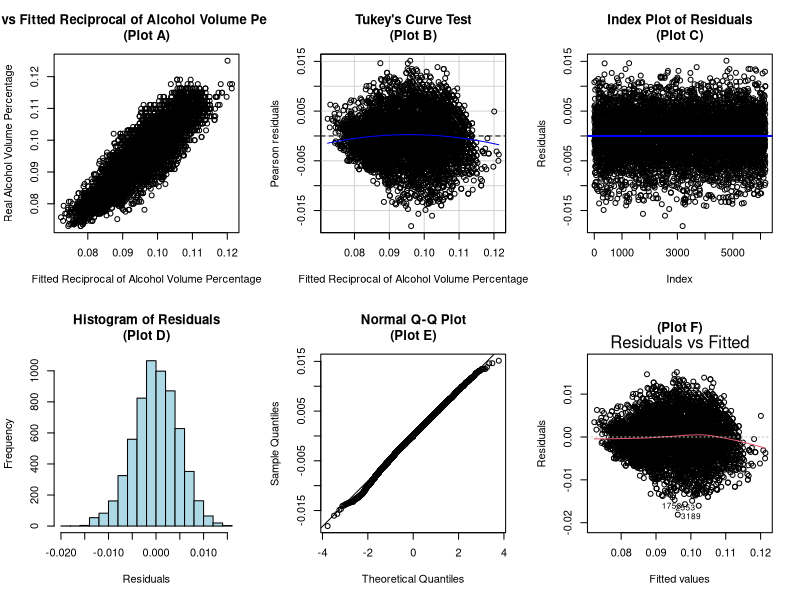
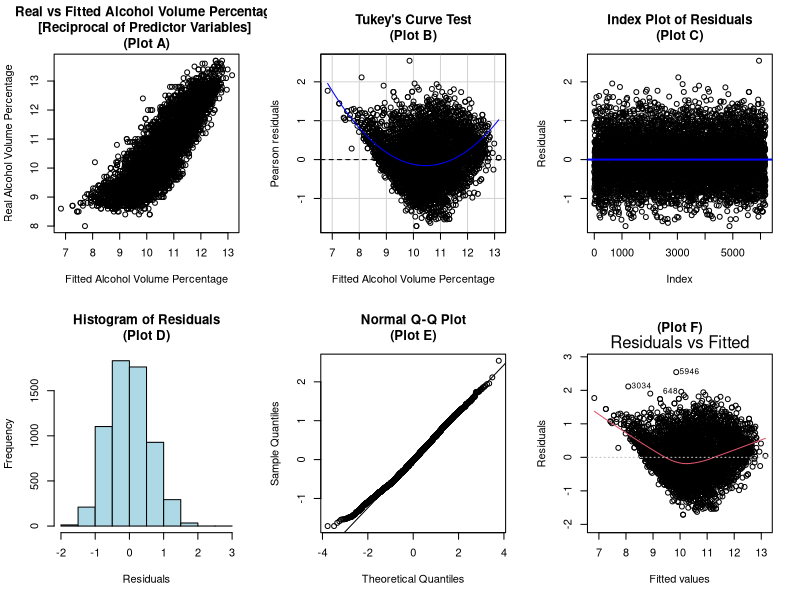
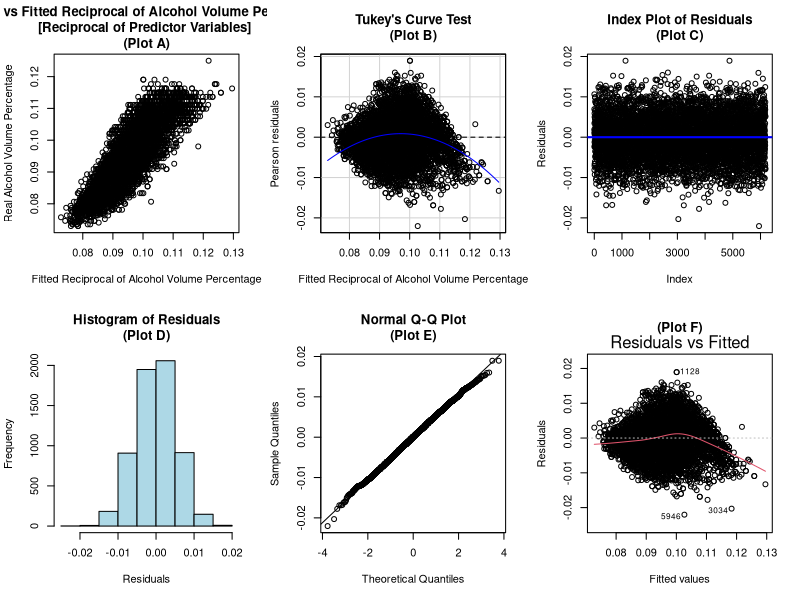

These figures' R source, in order:
# Derin Gezgin | Johnny Andreasen | Sababa Ahmed
# Fall 2024 | STA 207: Advanced Regression Techniques
# Data Analysis Project | Complete Code
# 7. Applying the reciprocal Transformation to response and/or predictor variables
#
#
#

library(car)
library(lmtest)

################## FUNCTION FOR CHECKING LINE CONDITIONS##################

line_assumption_checks = function(y_var, model, model_type, y_lab) {
    # Setting up the grid-space for plotting
    par(mfrow = c(2, 3))
    
    ##### Checking for the Linearity Assumption #####
    # Real vs Fitted Values Plot #
    plot(x = model$fitted.values,
         y = y_var,
         xlab = paste("Fitted", y_lab), 
         ylab = "Real Alcohol Volume Percentage", 
         main = paste("Real vs Fitted", model_type, "\n(Plot A)"))
    abline(h = 0, col = "red", lwd = 2)
    
    # Tukey Test #
    tukey.test = residualPlot(model,
                              main = "Tukey's Curve Test\n(Plot B)",
                              xlab=paste("Fitted", y_lab))
    print(tukey.test)
    
    ##### Checking the Independence Assumption #####
    # Index Plot of Residuals #
    plot(model$residuals, 
         ylab = "Residuals", 
         xlab = "Index", 
         main = "Index Plot of Residuals\n(Plot C)")
    abline(h = mean(model$residuals), col = "blue", lwd = 2)
    
    ##### Checking the Normality Assumption #####
    # Histogram of Residuals #
    hist(model$residuals, 
         main = "Histogram of Residuals\n(Plot D)", 
         xlab = "Residuals", 
         col = "lightblue", 
         border = "black")
    
    # Q-Q Plot #
    qqnorm(model$residuals, main = "Normal Q-Q Plot\n(Plot E)")
    qqline(model$residuals)
    
    ##### Homoscedasticity Assumption #####
    # Residuals vs Fitted Values Plot #
    plot(model, 
         which = 1,
         main=paste("(Plot F)"))
    
    # BP Test #
    bp_test = bptest(model)
    print(bp_test)
    
    # Reset plotting layout
    par(mfrow = c(1, 1))
}
################################################################################

### Loading Data ###
wine_data = read.csv("winequality_cleaned.csv")

# As the data was manually merged, this shuffles the data -with a set random seed-
# to ensure that there is no bias because of the index of data.
PCH = 19
CEX = 0.3


### Response Variable ###
Y = wine_data$alcohol

### Predictor Variables ###
X1 = wine_data$residual.sugar
X2 = wine_data$density
X3 = wine_data$pH
X4 = wine_data$fixed.acidity

### 1. Taking the reciprocal of the response variable ###
reciprocal_Y = 1/Y
reciprocal_X1 = 1/X1
reciprocal_X2 = 1/X2
reciprocal_X3 = 1/X3
reciprocal_X4 = 1/X4

reciprocal_response_model = lm(reciprocal_Y ~ X1 + X2 + X3 + X4)
summary(reciprocal_response_model)

line_assumption_checks(1/Y, reciprocal_response_model, "Reciprocal of Alcohol Volume Percentage", "Reciprocal of Alcohol Volume Percentage")

### 2. Taking the reciprocal of the predictor variables ###

reciprocal_predictor_model = lm(Y ~ reciprocal_X1 + reciprocal_X2 + reciprocal_X3 + reciprocal_X4)
summary(reciprocal_predictor_model)
line_assumption_checks(Y, reciprocal_predictor_model, "Alcohol Volume Percentage\n[Reciprocal of Predictor Variables]", "Alcohol Volume Percentage")

### 3. Model with both response and predictor variables as reciprocal transformed ###
reciprocal_complete_model = lm(reciprocal_Y ~ reciprocal_X1 + reciprocal_X2 + reciprocal_X3 + reciprocal_X4)
summary(reciprocal_complete_model)
line_assumption_checks(1/Y, reciprocal_complete_model, "Reciprocal of Alcohol Volume Percentage\n[Reciprocal of Predictor Variables]", "Reciprocal of Alcohol Volume Percentage")
